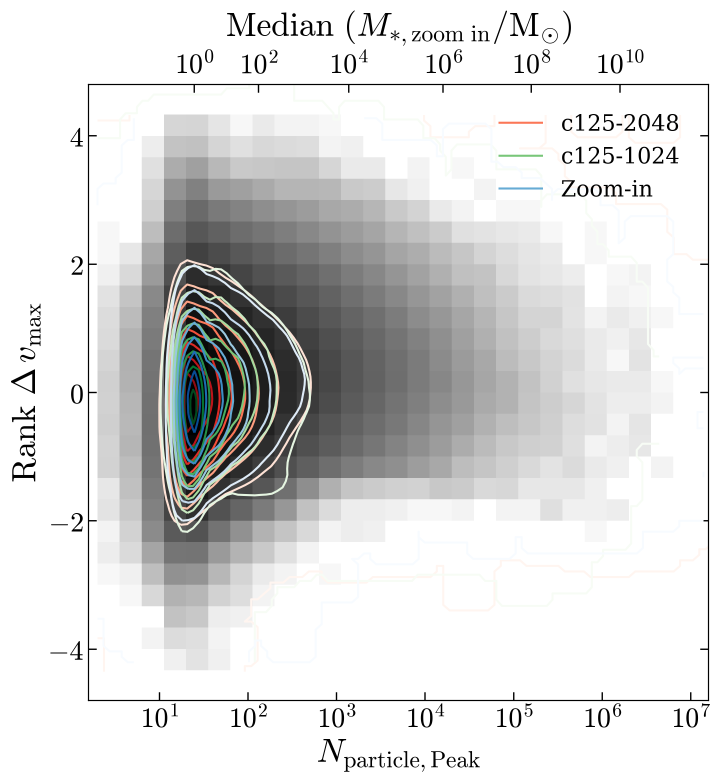
#> input picture new_ns1/figures/ranks_cmap.png, 2881 x 3129 px, found by its file name (shown at 1/4 size)
$ python plot_ranks_app_new.py
#> lines starting #> are read from the running program, lines starting #| are printed output that depends on the picture
from __future__ import unicode_literals
import numpy as np
import sys, os
import matplotlib.pylab as plt
from matplotlib.collections import PatchCollection
from matplotlib.patches import Circle
import matplotlib
matplotlib.use('agg')
matplotlib.rcParams['font.family'] = 'serif'
matplotlib.rcParams['mathtext.fontset'] = 'cm'
matplotlib.rcParams['text.color'] = 'black'
matplotlib.rcParams["grid.color"] = 'grey'
matplotlib.rcParams["grid.linestyle"] = '--'
plt.rc("text", usetex=False)
import h5py as h5
from matplotlib.collections import LineCollection
from matplotlib.colors import ListedColormap, BoundaryNorm
from mpl_toolkits.axes_grid1 import make_axes_locatable
from mpl_toolkits.axes_grid1.inset_locator import inset_axes
from matplotlib.ticker import AutoMinorLocator
from matplotlib.colors import Normalize, LogNorm
import matplotlib.cm as cm
import matplotlib.colors as colors
import pynbody
import pynbody.plot.sph as sph
import glob
from scipy.ndimage import gaussian_filter
import matplotlib.image as mpimg
fig = plt.figure()

im1 = mpimg.imread('/home/bulk826/Desktop/Stanford/Research1/figures/new_ns1/ranks_cmap.png')
#> im1 is the input picture: shape (3129, 2881, 4) float32; mean R, G, B, A 0.862, 0.863, 0.862, 1
im2 = mpimg.imread('/home/bulk826/Desktop/Stanford/Research1/figures/new_ns1/ranks_dot_416.png')
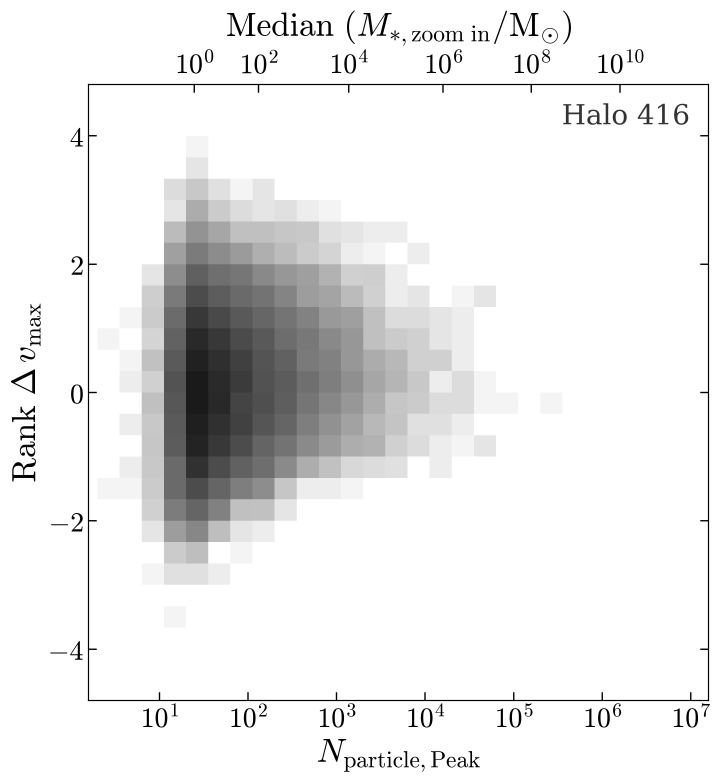
#> input picture new_ns1/figures/ranks_dot_416.png, 2881 x 3129 px, found by its file name (shown at 1/4 size)
#> im2 is the input picture: shape (3129, 2881, 4) float32; mean R, G, B, A 0.923, 0.923, 0.923, 1

fig.set_size_inches(16, 9)
plt.subplots_adjust(wspace = 0., hspace = 0.)

ax1 = fig.add_subplot(1, 2, 1)
ax1.imshow(im1, aspect='auto')
ax1.axis('off')

ax2 = fig.add_subplot(1, 2, 2)
ax2.imshow(im2, aspect='auto')
ax2.axis('off')

fig.savefig('/home/bulk826/Desktop/Stanford/Research1/figures/new_ns1/ranks_app.pdf', dpi = 400, bbox_inches = 'tight')
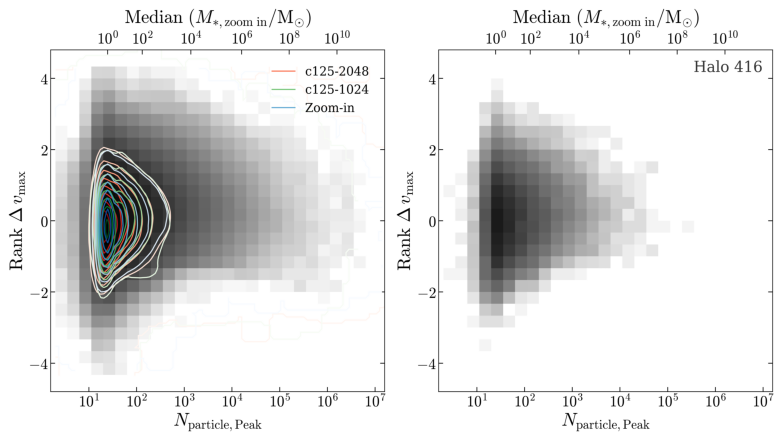
#> figure drawn by matplotlib, 2 panels
plt.show()
